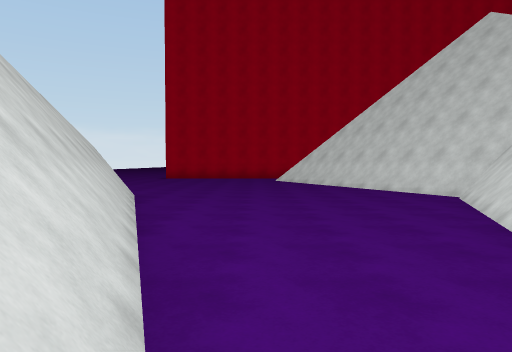
[1] (above)

24 first-person views from a walk through a Unity game level. The camera is 1.5 m above the floor, tilts 2° down and sees 70° across. The floor is counted in squares, 2 m on a side. Each view is taken from the middle of a square. On the plan, view 1 faces up. The plan holds only what a view shows up to about 11 squares ahead; the rest is blank. The place goes on beyond the plan.

[2]
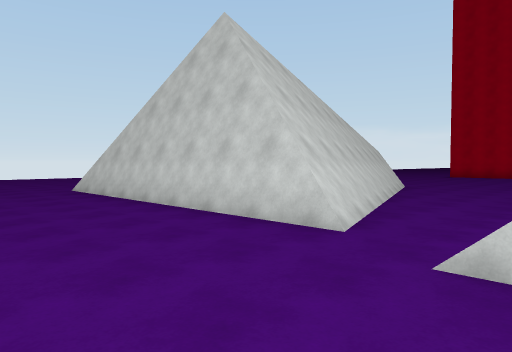

[3]
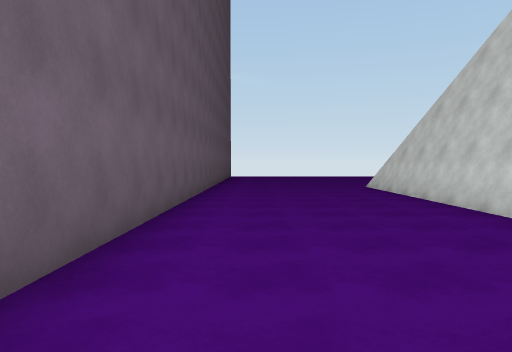

[4]
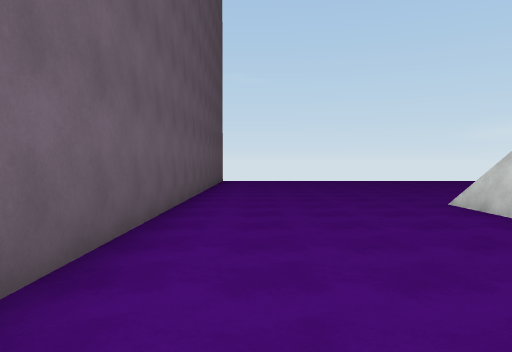

[5]
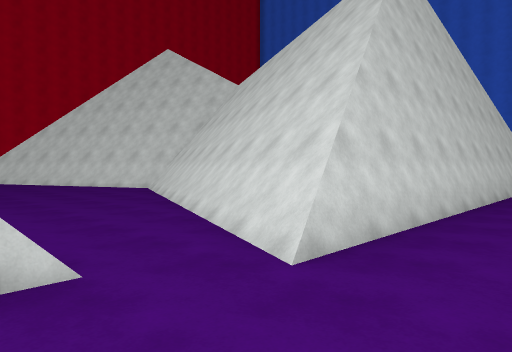

[6]
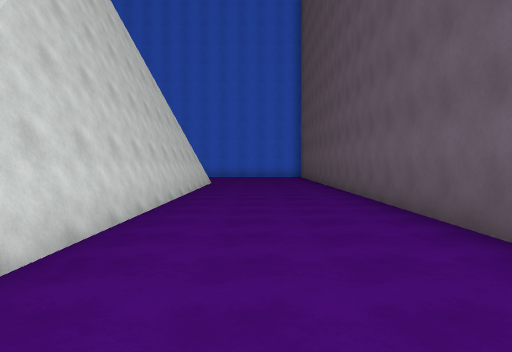

[7]
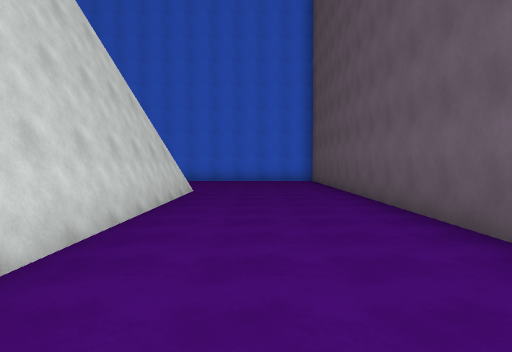

[8]
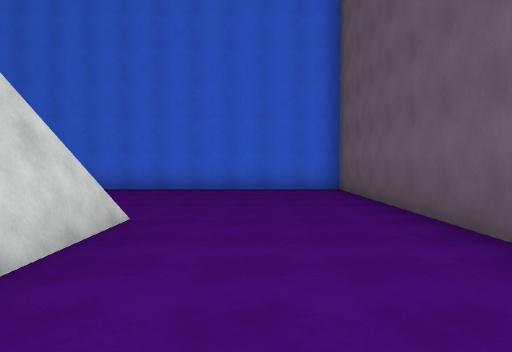

[9]
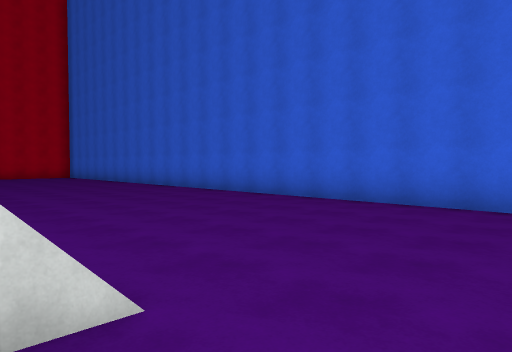

[10]
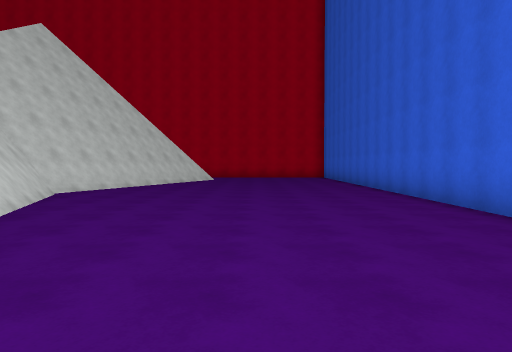

[11]
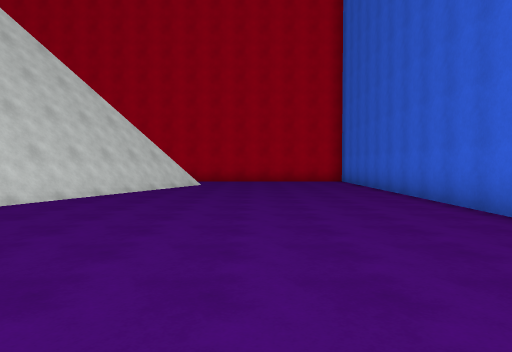

[12]
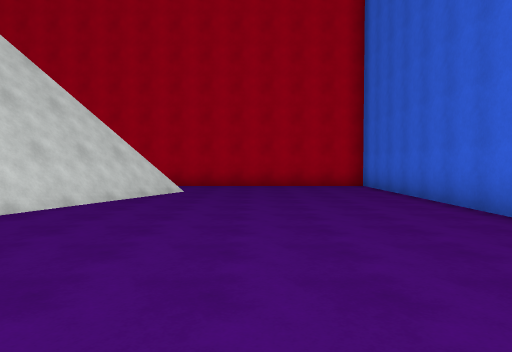

[13]
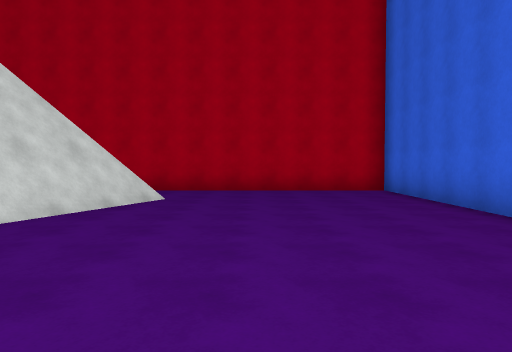

[14]
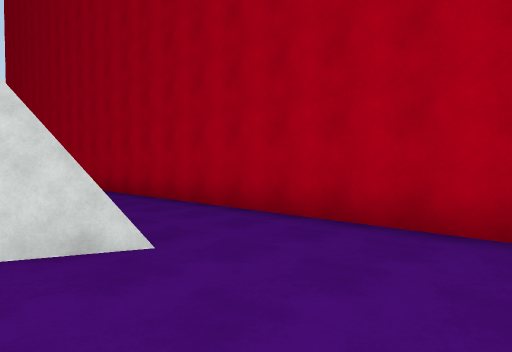

[15]
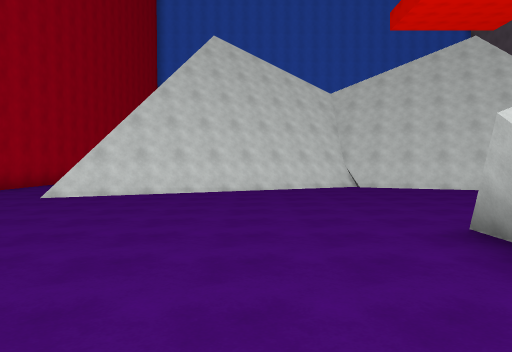

[16]
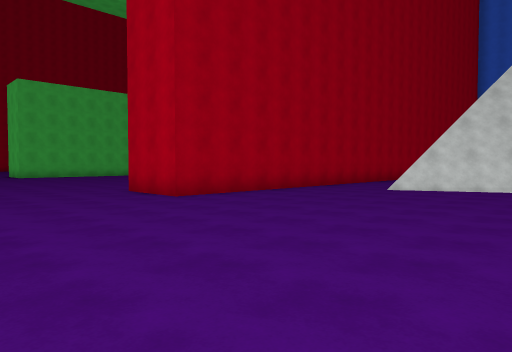

[17]
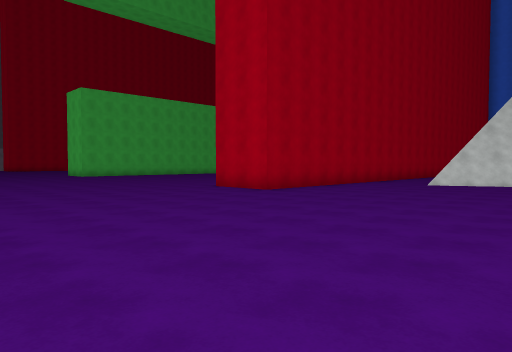

[18]
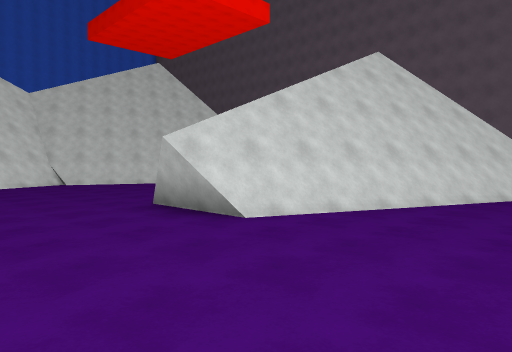

[19]
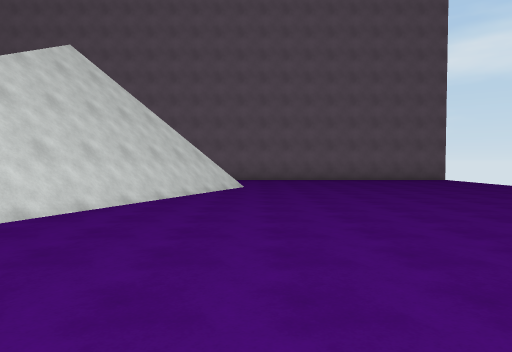

[20]
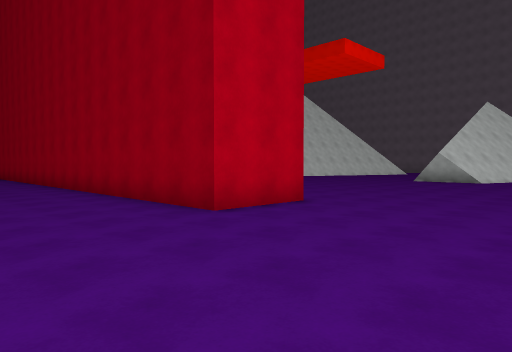

[21]
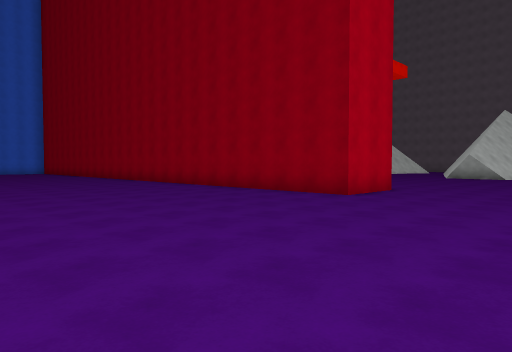

[22]
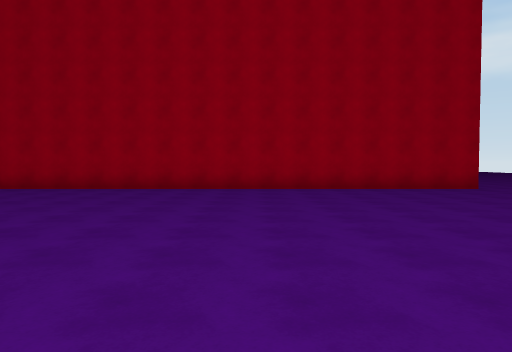

[23]
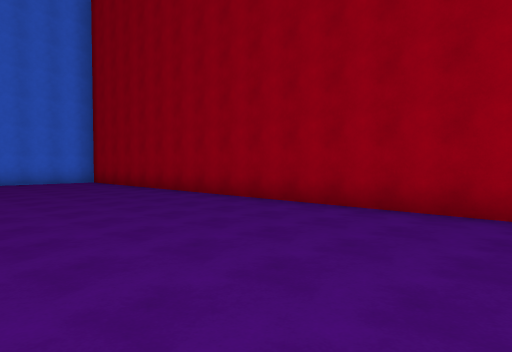

[24]
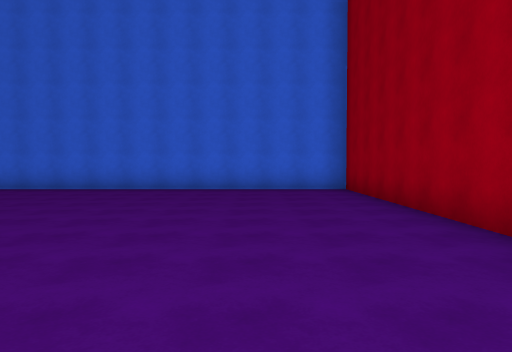

### Floor plan
Points are (right, up) in squares from view 1. A wall is a line through its corners. A room is listed if a view was taken in it or the views show most of it. See-through windows are left out.
Room 1 (views 1, 2, 3, 4, 5, 6, 7, 8, 9, 10, 11, 12, 13, 14, 15, 16, 17, 18, 19, 20, 21, 22, 23, 24)
walls: (4, 18.1) (3.1, 18.1); (-0.5, 18.1) (-4.5, 18.1) (-4.5, 20.4) (19.6, 20.4) (19.6, 30.5); (-3.2, 8.7) (-0.5, 0.8); (4.7, 6.5) (5.2, 7.9) (1.6, 15.4); (-5.1, 8.7) (-3.5, 8.7) (-0.8, 0.8) (-8, 0.8) (-4.7, 9); (13.4, 15.4) (10.4, 8.1) (11.2, 5.7); (13.7, 15.6) (10.7, 8.1) (11.7, 5.1); (-0.7, 0.6) (-8.5, 0.6); (1.8, 0) (5.1, 8.1); (-7.7, 1) (-4.4, 9); (13.3, 0) (2, 0) (4.6, 6.3); (13.5, -0.2) (1.5, -0.2) (4.8, 7.9); (3.4, -4.4) (19.6, -4.4) (19.6, 18.1) (5.5, 18.1); (-13, -4.4) (1.1, -4.4)
low walls: (4.8, 8.1) (1.2, 15.6); (4.8, 7.9) (1, 15.6); (3.5, 5.3) (4.3, 7.5); (13.5, 14.4) (11, 8.1) (12.2, 4.4); (-1.2, 3.5) (-0.5, 1.3); (2.5, 2.8) (3.2, 4.6); (1.4, 0.3) (2.3, 2.5); (-8.2, 1) (-5.2, 8.5)

Where each view was taken, in squares from view 1:
view 1: 0 up, 0 right, facing up
view 2: 3 down, 2 right, facing up-left
view 3: 3 down, 3 right, facing left
view 4: 3 down, 2 left, facing left
view 5: 2 down, 1 left, facing up-right
view 6: 2 down, 0 right, facing right
view 7: 2 down, 4 right, facing right
view 8: 2 down, 9 right, facing right
view 9: 2 down, 13 right, facing up-right
view 10: 1 down, 16 right, facing up
view 11: 3 up, 16 right, facing up
view 12: 6 up, 16 right, facing up
view 13: 8 up, 16 right, facing up
view 14: 14 up, 17 right, facing up-left
view 15: 11 up, 7 left, facing right
view 16: 11 up, 9 left, facing up-right
view 17: 11 up, 12 left, facing up-right
view 18: 12 up, 9 left, facing down-right
view 19: 12 up, 9 left, facing down
view 20: 24 up, 9 left, facing down-right
view 21: 28 up, 9 left, facing down-right
view 22: 31 up, 2 right, facing down
view 23: 26 up, 5 right, facing down-right
view 24: 23 up, 9 right, facing right
